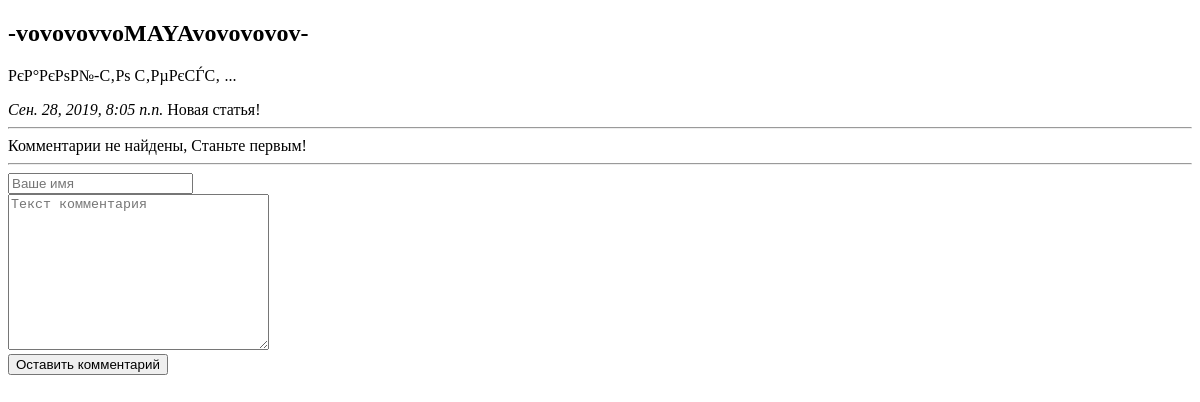
Page /articles/1 on the earlier database version.
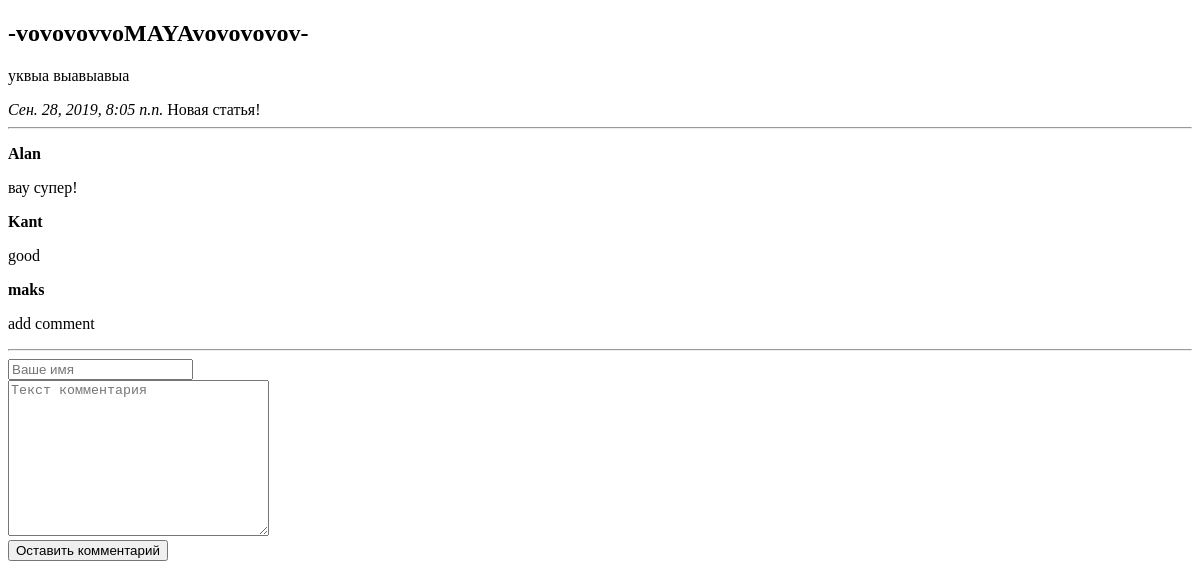
Same page on the later database version.
### foodplay/apps/articles/models.py (models this page shows, shortened)
class Article(models.Model):
	article_title = models.CharField('название статьи', max_length = 200)
	article_text = models.TextField('текст статьи')
	pub_date = models.DateTimeField('дата публикации')
	def was_published_resently(self):
		return self.pub_date >= (timezone.now() -datetime.timedelta(days = 7))
	class Meta:
	    verbose_name = 'Статья'
	    verbose_name_plural = 'Статьи'

class Comment(models.Model):
	article = models.ForeignKey(Article, on_delete = models.CASCADE)
	author_name = models.CharField('имя автора', max_length = 50)
	comment_text = models.CharField('текст комментрия', max_length = 200)
	class Meta:
	    verbose_name = 'Комментарий'
	    verbose_name_plural = 'Комментарии'

### foodplay/apps/articles/views.py (the view)
# urls.py: path('<int:article_id>', views.detail, name = 'detail'),
def detail(request, article_id):
	try:
		a = Article.objects.get( id = article_id )
	except:
		raise Http404("Статья не найдена!")
	latest_comments_list =	a.comment_set.order_by('-id')[:10]
	return render(request, 'articles/detail.html', {'article': a, 'latest_comments_list':latest_comments_list})

### foodplay/templates/articles/detail.html (shortened to what this page needs)
{% extends 'base.html' %}
{% block content %}
 <h2>{{article.article_title}}</h2>
 <p>{{article.article_text}}</p>
 <em>{{article.pub_date}}</em>
 {% if article.was_published_resently %}
 Новая статья!
 {% endif %}
<hr>
{% if latest_comments_list %}
	{% for c in latest_comments_list %}
		<p> <strong>{{c.author_name}}</strong></p>
		<p>{{c.comment_text}}</p>
	{% endfor %}
{% else %}
Комментарии не найдены, Станьте первым!
{% endif %}
<hr>
<form action="{% url 'articles:leave_comment' article.id %}" method="POST">
	<input type="text" required placeholder="Ваше имя" name="name"> <br>
	<textarea name="text" cols="30" rows="10" required="" placeholder="Текст комментария"></textarea>
	<br>
	<button type="submit">Оставить комментарий</button>
</form>
{% endblock %}

### foodplay/templates/base.html (shortened to what this page needs)
<!DOCTYPE html>
<html lang="en">
<head>
</head>
<body>
	{% block content %} asdasdsad {% endblock %}
</body>
</html>

Differences in the rows shown:
changed Article "-vovovovvoMAYAvovovovov-": article_text "РєР°РєРѕР№-С‚Рѕ С‚РµРєСЃС‚ ..." → "уквыа выавыавыа"
added Comment: author_name "Alan", comment_text "вау супер!"
added Comment: author_name "Kant", comment_text "good"
added Comment: author_name "maks", comment_text "add comment"
Other differences:
text no longer shown: "Комментарии не найдены, Станьте первым!"
